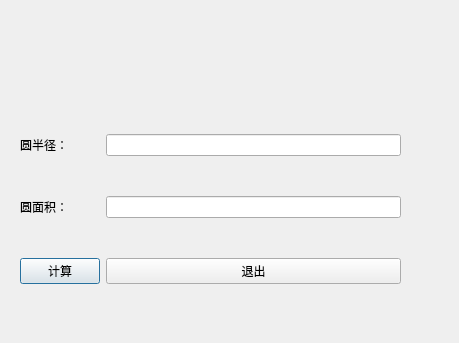
<?xml version="1.0" encoding="UTF-8"?>
<ui version="4.0">
 <class>CircleDialog</class>
 <widget class="QDialog" name="CircleDialog">
  <property name="geometry">
   <rect>
    <x>0</x>
    <y>0</y>
    <width>459</width>
    <height>343</height>
   </rect>
  </property>
  <property name="windowTitle">
   <string>圆面积计算</string>
  </property>
  <widget class="QWidget" name="layoutWidget">
   <property name="geometry">
    <rect>
     <x>20</x>
     <y>100</y>
     <width>381</width>
     <height>221</height>
    </rect>
   </property>
   <layout class="QGridLayout" name="gridLayout">
    <item row="0" column="0">
     <widget class="QLabel" name="label">
      <property name="text">
       <string>圆半径：</string>
      </property>
     </widget>
    </item>
    <item row="0" column="1">
     <widget class="QLineEdit" name="radiusEdit"/>
    </item>
    <item row="1" column="0">
     <widget class="QLabel" name="label_2">
      <property name="text">
       <string>圆面积：</string>
      </property>
     </widget>
    </item>
    <item row="1" column="1">
     <widget class="QLineEdit" name="areaEdit"/>
    </item>
    <item row="2" column="0">
     <widget class="QPushButton" name="pushButton">
      <property name="text">
       <string>计算</string>
      </property>
     </widget>
    </item>
    <item row="2" column="1">
     <widget class="QPushButton" name="pushButton_2">
      <property name="text">
       <string>退出</string>
      </property>
     </widget>
    </item>
   </layout>
  </widget>
  <widget class="QLabel" name="label_3">
   <property name="geometry">
    <rect>
     <x>10</x>
     <y>0</y>
     <width>71</width>
     <height>101</height>
    </rect>
   </property>
   <property name="styleSheet">
    <string notr="true">image: url(:/iocFile/images/7.ico);</string>
   </property>
   <property name="text">
    <string/>
   </property>
  </widget>
 </widget>
 <resources/>
 <connections/>
</ui>
